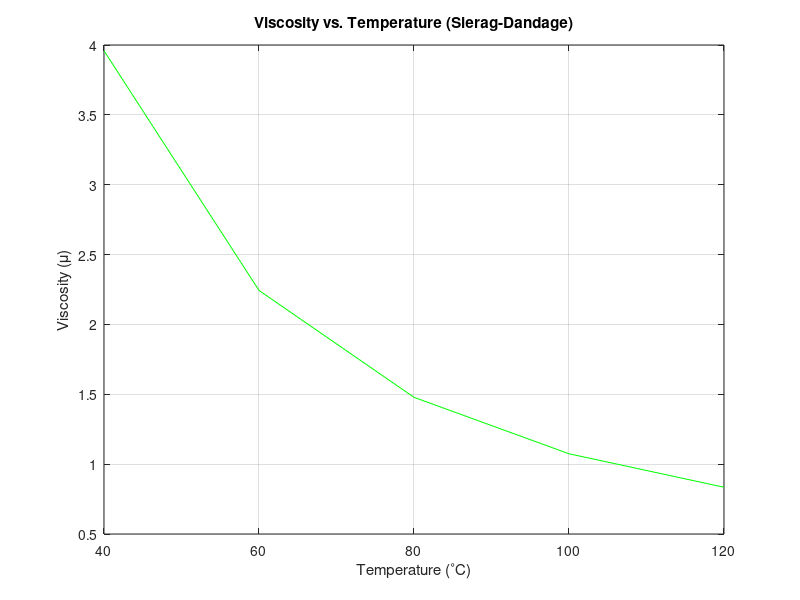

Write MATLAB code to recreate this figure.
% hmin initialization
load = 1; %transmitted load?
abs_Visc = 1; 
surface_Velocity = 46.80; % PLV
pressure_Viscosity_Coefficient = 2.3*10^-8; %pressure viscosity coef for mineral oil
involute_Radius = 1;

% Sierag - Dandage values

c = [40, 60, 80, 100, 120]; %temp (degrees Celsius)

%SAE 30

u_0 = 0.0141 * 10^-6; %viscosity u_0 
b = 1360; %equation constant for respective SAE rating (farenheit)

%



%Sierag-Dandage Equation - viscosity as temp changes
b_Celsius = (b - 32) * (5 / 9); %celsius conversion
var_Visc = 6.89*(10^6).*u_0 .* exp(b_Celsius./(1.8*c + 127));


plot(c,var_Visc, "g");
grid on;
title('Viscosity vs. Temperature (Sierag-Dandage)');
xlabel('Temperature (^{\circ}C)');
ylabel('Viscosity (\mu)');


%calcs

hmin = 1.806 * ((load)^-0.128 * (abs_Visc * surface_Velocity)^0.694 * (pressure_Viscosity_Coefficient)^0.568 * (involute_Radius)^0.434);


%output
disp(var_Visc);
fprintf("Hmin: %d",hmin);
